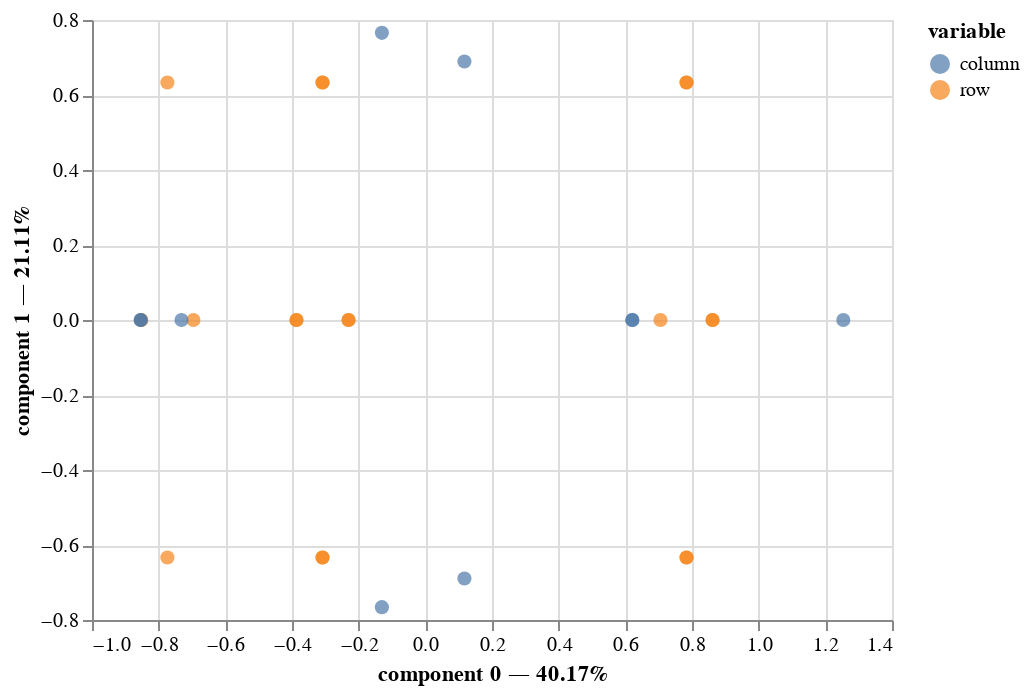

This figure's notebook cell:
### Markdown cell above
## Visualization

### Code cell
mca.plot(
    dataset,
    x_component=0,
    y_component=1,
    show_column_markers=True,
    show_row_markers=True,
    show_column_labels=False,
    show_row_labels=False
)

### Figure 1 — Vega-Lite specification as saved in the notebook (floating-point values rounded to 4 significant figures)
{"config": {"view": {"continuousWidth": 400, "continuousHeight": 300}}, "layer": [{"data": {"name": "data-77fcb8e636b3df57514d60e150c9d9f1"}, "mark": {"type": "circle", "size": 50}, "encoding": {"color": {"field": "variable", "type": "nominal"}, "tooltip": [{"field": "variable", "type": "nominal"}, {"field": "value", "type": "nominal"}, {"field": "component 0", "type": "quantitative"}, {"field": "component 1", "type": "quantitative"}], "x": {"axis": {"title": "component 0 — 40.17%"}, "field": "component 0", "scale": {"zero": false}, "type": "quantitative"}, "y": {"axis": {"title": "component 1 — 21.11%"}, "field": "component 1", "scale": {"zero": false}, "type": "quantitative"}}, "selection": {"selector002": {"type": "interval", "bind": "scales", "encodings": ["x", "y"]}}}, {"data": {"name": "data-711147a303e3ceea7e2371bc22d80b7a"}, "mark": {"type": "circle", "size": 50}, "encoding": {"color": {"field": "variable", "type": "nominal"}, "tooltip": [{"field": "variable", "type": "nominal"}, {"field": "value", "type": "nominal"}, {"field": "component 0", "type": "quantitative"}, {"field": "component 1", "type": "quantitative"}], "x": {"axis": {"title": "component 0 — 40.17%"}, "field": "component 0", "scale": {"zero": false}, "type": "quantitative"}, "y": {"axis": {"title": "component 1 — 21.11%"}, "field": "component 1", "scale": {"zero": false}, "type": "quantitative"}}}], "$schema": "https://vega.github.io/schema/vega-lite/v4.17.0.json", "datasets": {"data-77fcb8e636b3df57514d60e150c9d9f1": [{"component 0": 0.7054, "component 1": 5.369e-15, "component 2": 0.7586, "variable": "row", "value": "0", "label": 0}, {"component 0": -0.3866, "component 1": 5.725e-15, "component 2": 0.6261, "variable": "row", "value": "1", "label": 1}, {"component 0": -0.3866, "component 1": 4.808e-15, "component 2": 0.6261, "variable": "row", "value": "2", "label": 2}, {"component 0": -0.852, "component 1": 5.109e-15, "component 2": 0.5624, "variable": "row", "value": "3", "label": 3}, {"component 0": 0.7835, "component 1": -0.6333, "component 2": 0.1302, "variable": "row", "value": "4", "label": 4}, {"component 0": 0.7835, "component 1": -0.6333, "component 2": 0.1302, "variable": "row", "value": "5", "label": 5}, {"component 0": -0.3084, "component 1": -0.6333, "component 2": -0.002375, "variable": "row", "value": "6", "label": 6}, {"component 0": -0.3084, "component 1": -0.6333, "component 2": -0.002375, "variable": "row", "value": "7", "label": 7}, {"component 0": -0.7739, "component 1": -0.6333, "component 2": -0.06599, "variable": "row", "value": "8", "label": 8}, {"component 0": 0.7835, "component 1": 0.6333, "component 2": 0.1302, "variable": "row", "value": "9", "label": 9}, {"component 0": 0.7835, "component 1": 0.6333, "component 2": 0.1302, "variable": "row", "value": "10", "label": 10}, {"component 0": -0.3084, "component 1": 0.6333, "component 2": -0.002375, "variable": "row", "value": "11", "label": 11}, {"component 0": -0.3084, "component 1": 0.6333, "component 2": -0.002375, "variable": "row", "value": "12", "label": 12}, {"component 0": -0.7739, "component 1": 0.6333, "component 2": -0.06599, "variable": "row", "value": "13", "label": 13}, {"component 0": 0.8617, "component 1": -4.703e-15, "component 2": -0.4982, "variable": "row", "value": "14", "label": 14}, {"component 0": 0.8617, "component 1": -4.703e-15, "component 2": -0.4982, "variable": "row", "value": "15", "label": 15}, {"component 0": -0.2303, "component 1": -4.347e-15, "component 2": -0.6308, "variable": "row", "value": "16", "label": 16}, {"component 0": -0.2303, "component 1": -5.264e-15, "component 2": -0.6308, "variable": "row", "value": "17", "label": 17}, {"component 0": -0.6957, "component 1": -4.963e-15, "component 2": -0.6944, "variable": "row", "value": "18", "label": 18}], "data-711147a303e3ceea7e2371bc22d80b7a": [{"component 0": 0.1173, "component 1": 0.6892, "component 2": -0.6413, "variable": "column", "value": "Color_PURPLE", "label": "Color_PURPLE"}, {"component 0": -0.1303, "component 1": -0.7658, "component 2": 0.7125, "variable": "column", "value": "Color_YELLOW", "label": "Color_YELLOW"}, {"component 0": 0.1173, "component 1": -0.6892, "component 2": -0.6413, "variable": "column", "value": "Size_LARGE", "label": "Size_LARGE"}, {"component 0": -0.1303, "component 1": 0.7658, "component 2": 0.7125, "variable": "column", "value": "Size_SMALL", "label": "Size_SMALL"}, {"component 0": -0.8539, "component 1": -6.21e-16, "component 2": -0.07934, "variable": "column", "value": "Action_DIP", "label": "Action_DIP"}, {"component 0": 0.621, "component 1": 2.107e-16, "component 2": 0.0577, "variable": "column", "value": "Action_STRETCH", "label": "Action_STRETCH"}, {"component 0": 0.621, "component 1": -6.158e-16, "component 2": 0.0577, "variable": "column", "value": "Age_ADULT", "label": "Age_ADULT"}, {"component 0": -0.8539, "component 1": 4.811e-16, "component 2": -0.07934, "variable": "column", "value": "Age_CHILD", "label": "Age_CHILD"}, {"component 0": -0.7315, "component 1": 9.569e-17, "component 2": -0.05473, "variable": "column", "value": "Inflated_F", "label": "Inflated_F"}, {"component 0": 1.254, "component 1": -6.326e-16, "component 2": 0.09382, "variable": "column", "value": "Inflated_T", "label": "Inflated_T"}]}}
